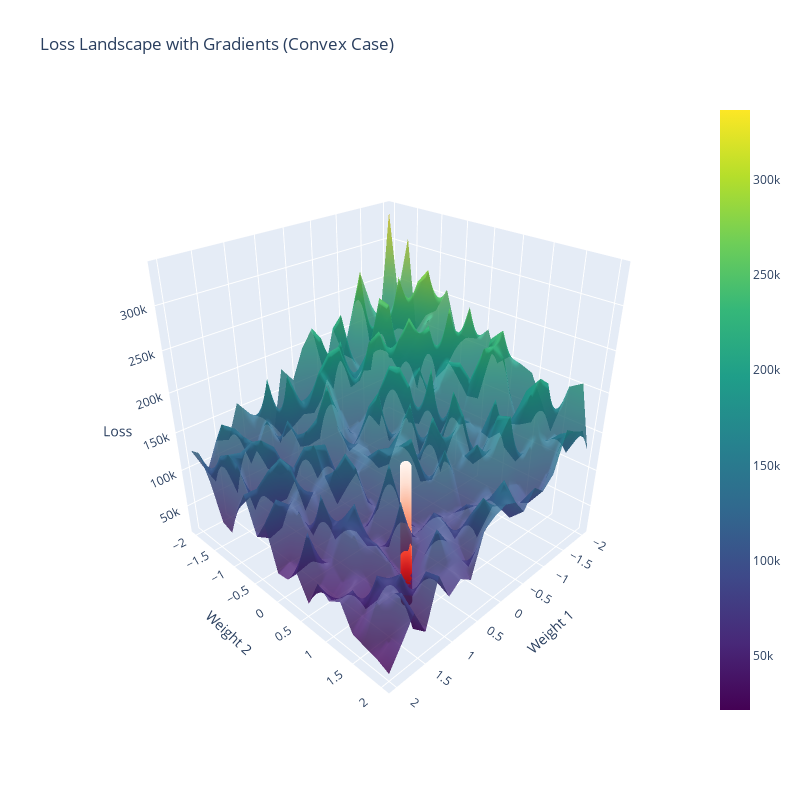

The cell this chart's notebook holds for it:
### Code cell
def visualize_gradients():
   # Create grid for visualization
   w1 = np.linspace(-2, 2, 20)
   w2 = np.linspace(-2, 2, 20)
   W1, W2 = np.meshgrid(w1, w2)

   # Calculate loss and gradients
   def get_loss_and_grad(w1, w2):
       model = LinearModel()
       model.linear.weight.data[0][0] = torch.tensor(w1)
       model.linear.weight.data[0][1] = torch.tensor(w2)
       y_pred = model(X_tensor)
       loss = nn.MSELoss()(y_pred, y_convex_tensor)
       loss.backward()
       return loss.item(), model.linear.weight.grad[0][0].item(), model.linear.weight.grad[0][1].item()

   Z = np.zeros_like(W1)
   U = np.zeros_like(W1)  # Gradient x component
   V = np.zeros_like(W1)  # Gradient y component

   for i in range(len(w1)):
       for j in range(len(w2)):
           loss, grad_x, grad_y = get_loss_and_grad(W1[i,j], W2[i,j])
           Z[i,j] = loss
           U[i,j] = -grad_x  # Negative gradient for descent direction
           V[i,j] = -grad_y

   # Track training path
   model = LinearModel()
   optimizer = torch.optim.Adam(model.parameters(), lr=0.01)
   w1_history = []
   w2_history = []
   loss_history = []

   for _ in range(100):
       optimizer.zero_grad()
       y_pred = model(X_tensor)
       loss = nn.MSELoss()(y_pred, y_convex_tensor)
       loss.backward()
       optimizer.step()
       
       w1_history.append(model.linear.weight.data[0][0].item())
       w2_history.append(model.linear.weight.data[0][1].item())
       loss_history.append(loss.item())

   # Create visualization
   fig = go.Figure()

   # Add loss surface
   fig.add_trace(go.Surface(x=W1, y=W2, z=Z, colorscale='viridis', opacity=0.8))

   # Add gradient vectors
   skip = 2  # Plot every nth vector for clarity
   fig.add_trace(go.Cone(
       x=W1[::skip, ::skip].flatten(),
       y=W2[::skip, ::skip].flatten(),
       z=Z[::skip, ::skip].flatten(),
       u=U[::skip, ::skip].flatten(),
       v=V[::skip, ::skip].flatten(),
       w=np.zeros_like(U[::skip, ::skip].flatten()),
       colorscale='reds',
       showscale=False,
       sizemode='absolute',
       sizeref=0.5
   ))

   # Add optimization path
   fig.add_trace(go.Scatter3d(
       x=w1_history,
       y=w2_history,
       z=loss_history,
       mode='lines+markers',
       line=dict(color='red', width=4),
       marker=dict(size=4, colorscale='Reds', color=list(range(len(w1_history))))
   ))

   fig.update_layout(
       title='Loss Landscape with Gradients (Convex Case)',
       scene=dict(
           xaxis_title='Weight 1',
           yaxis_title='Weight 2',
           zaxis_title='Loss',
           camera=dict(eye=dict(x=1.5, y=1.5, z=1.2))
       ),
       width=800,
       height=800
   )
   
   fig.show()

visualize_gradients()
